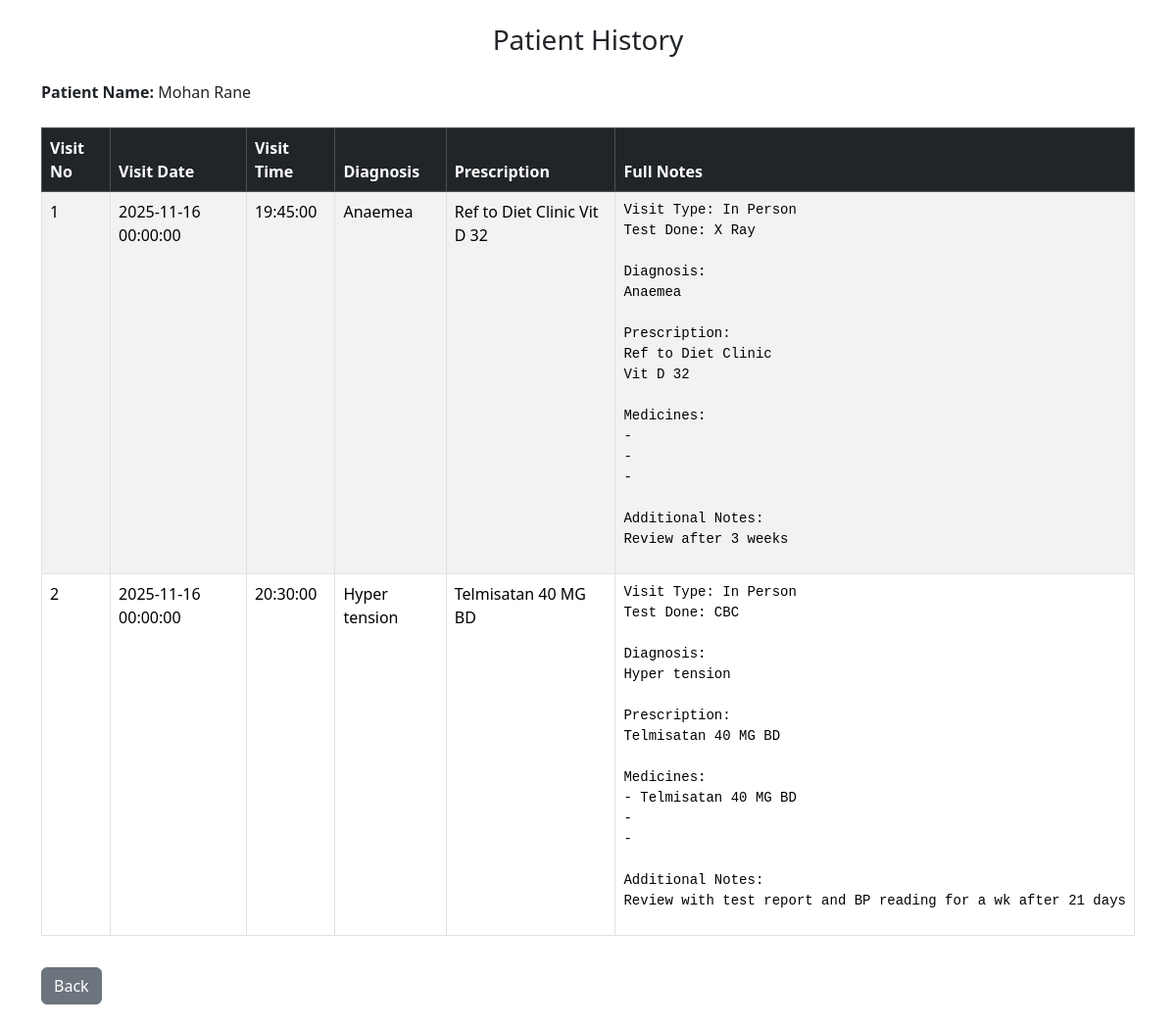
Screenshot of /patient_history/1 (signed in) with the database file from the repository.
### application/models.py (models this page shows)
class Patient(UserMixin, db.Model):
    id = db.Column(db.Integer(), primary_key = True)
    username = db.Column(db.String(), nullable = False, unique = True)
    password = db.Column(db.String(), nullable = False)
    name = db.Column(db.String(), nullable = False)
    age = db.Column(db.Integer(), nullable = False)
    gender = db.Column(db.String(), nullable = False)
    address = db.Column(db.String(), nullable = False)
    contact_num = db.Column(db.Integer(), nullable = False)
    medical_history = db.Column(db.String(), nullable = False)
    flagged = db.Column(db.Integer(), nullable = False, default = 0)
    patient_id = db.Column(db.Integer(), db.ForeignKey("user.id"), nullable = False)
    appointment = db.relationship('Appointment', backref = 'patient')

class Treatment(UserMixin, db.Model):
    id = db.Column(db.Integer(), primary_key = True)
    diagnosis = db.Column(db.String(), nullable = False)
    prescription = db.Column(db.String(), nullable = False)
    notes = db.Column(db.String(), nullable = True)
    followup_date = db.Column(db.DateTime(), nullable = True)
    treatment_id = db.Column(db.Integer(), db.ForeignKey("appointment.id"), nullable = False)

class Appointment(UserMixin, db.Model):
    id = db.Column(db.Integer(), primary_key = True)
    appointment_date = db.Column(db.DateTime(), nullable = False)
    appointment_time = db.Column(db.Time(), nullable = False)
    reason = db.Column(db.String(), nullable = False, default = 'Null')
    status = db.Column(db.String(), nullable = False, default = "Available")
    patient_id = db.Column(db.Integer(), db.ForeignKey("patient.id"), nullable = False, default = 999)
    doctor_id = db.Column(db.Integer(), db.ForeignKey("doctor.id"), nullable = False)
    treatment = db.relationship('Treatment', backref = 'appointment')

### application/routes.py (the view)
@app.route('/patient_history/<int:patient_id>')
@login_required
def patient_history(patient_id):
    patient = Patient.query.get_or_404(patient_id)
    history = (
        Treatment.query
        .join(Appointment, Treatment.treatment_id == Appointment.id)
        .filter(Appointment.patient_id == patient.id)
        .all()
    )
    return render_template('patient_history_admin.html',
                           patient=patient,
                           history=history)

### templates/patient_history_admin.html (shortened to what this page needs)
<!DOCTYPE html>
<html>
<head>
    <link href="https://cdn.jsdelivr.net/npm/bootstrap@5.3.3/dist/css/bootstrap.min.css" rel="stylesheet">
</head>
<body class="p-4">
<h3 class="text-center">Patient History</h3>
<div class="container mt-4">
    <p><strong>Patient Name:</strong> {{ patient.name }}</p>
    <table class="table table-bordered table-striped mt-4">
        <thead class="table-dark">
            <tr>
                <th>Visit No</th>
                <th>Visit Date</th>
                <th>Visit Time</th>
                <th>Diagnosis</th>
                <th>Prescription</th>
                <th>Full Notes</th>
            </tr>
        </thead>
        <tbody>
            {% if history %}
                {% for h in history %}
                <tr>
                    <td>{{ loop.index }}</td>
                    <td>{{ h.appointment.appointment_date }}</td>
                    <td>{{ h.appointment.appointment_time }}</td>
                    <td>{{ h.diagnosis }}</td>
                    <td>{{ h.prescription }}</td>
                    <td><pre>{{ h.notes }}</pre></td>
                </tr>
                {% endfor %}
            {% else %}
            <tr><td colspan="4" class="text-center text-muted">No history available</td></tr>
            {% endif %}
        </tbody>
    </table>
    <a class="btn btn-secondary mt-3" href="{{ url_for('admin_dashboard') }}">Back</a>
</div>
</body>
</html>

### rows the page displays
Patient: name "Mohan Rane"
Treatment: appointment.appointment_date "2025-11-16 00:00:00", appointment.appointment_time "19:45:00", diagnosis "Anaemea", prescription "Ref to Diet Clinic Vit D 32", notes "Visit Type: In Person Test Done: X Ray Diagnosis: Anaemea Prescription: Ref to Diet Clinic Vit D 32 Medicines: - - - Additional Notes: Review after 3 weeks"
Treatment: appointment.appointment_date "2025-11-16 00:00:00", appointment.appointment_time "20:30:00", diagnosis "Hyper tension", prescription "Telmisatan 40 MG BD", notes "Visit Type: In Person Test Done: CBC Diagnosis: Hyper tension Prescription: Telmisatan 40 MG BD Medicines: - Telmisatan 40 MG BD - - Additional Notes: Review with test report and BP reading for a wk after 21 days"
